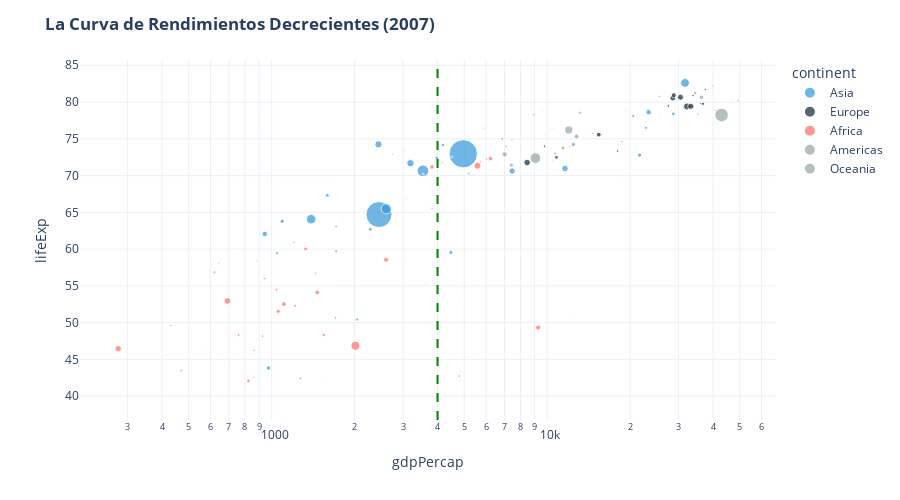

Write notebook code for a chart like this one.
### Markdown cell above
<h3>4. EL CLÍMAX</h3>
<div class="insight-box-highlight">
    💡 <b>El Hallazgo Clave (The Insight)</b>
    <br><br>
    Los datos revelan que no necesitamos ser "ricos" para ser "sanos". 
    <br>
    El punto de inflexión ocurre alrededor de los <b>$4,000 USD</b> per cápita. Pasado ese punto, la ganancia marginal en vida es mínima.
    El <b>80%</b> del progreso en salud ocurre en las etapas tempranas de desarrollo económico. 
    Esto cambia nuestra hipótesis inicial: no necesitamos esperar a ser Suiza para tener la salud de Suiza.
</div>

### Code cell
df_2007 = df[df['year'] == 2007]
fig_climax = px.scatter(
    df_2007, 
    x='gdpPercap', 
    y='lifeExp', 
    size='pop', 
    color='continent',
    log_x=True,
    hover_name='country',
    color_discrete_map={'Asia': colors['asia'], 'Europe': colors['europe'], 'Africa': colors['africa'], 'Americas': colors['americas'], 'Oceania': colors['oceania']}
)

# Add Threshold Line
fig_climax.add_vline(x=4000, line_width=2, line_dash="dash", line_color="green", annotation_text="Umbral de Eficiencia ($4k)", annotation_position="top right")

fig_climax.update_layout(
    title="<b>La Curva de Rendimientos Decrecientes (2007)</b>",
    template="plotly_white",
    height=500
)
fig_climax.show()

### Figure 1 — Plotly figure (JSON) as saved in the notebook; plotly's stock layout.template omitted (floating-point values rounded to 4 significant figures)
{"data": [{"hovertemplate": "<b>%{hovertext}</b><br><br>continent=Asia<br>gdpPercap=%{x}<br>lifeExp=%{y}<br>pop=%{marker.size}<extra></extra>", "hovertext": ["Afghanistan", "Bahrain", "Bangladesh", "Cambodia", "China", "Hong Kong China", "India", "Indonesia", "Iran", "Iraq", "Israel", "Japan", "Jordan", "Korea Dem. Rep.", "Korea Rep.", "Kuwait", "Lebanon", "Malaysia", "Mongolia", "Myanmar", "Nepal", "Oman", "Pakistan", "Philippines", "Saudi Arabia", "Singapore", "Sri Lanka", "Syria", "Taiwan", "Thailand", "Vietnam", "West Bank and Gaza", "Yemen Rep."], "legendgroup": "Asia", "marker": {"color": "#3498db", "size": [31889923, 708573, 150448339, 14131858, 1318683096, 6980412, 1110396331, 223547000, 69453570, 27499638, 6426679, 127467972, 6053193, 23301725, 49044790, 2505559, 3921278, 24821286, 2874127, 47761980, 28901790, 3204897, 169270617, 91077287, 27601038, 4553009, 20378239, 19314747, 23174294, 65068149, 85262356, 4018332, 22211743], "sizemode": "area", "sizeref": 3297000.0, "symbol": "circle"}, "mode": "markers", "name": "Asia", "orientation": "v", "showlegend": true, "type": "scatter", "x": [974.6, 29800.0, 1391.0, 1714.0, 4959.0, 39720.0, 2452.0, 3541.0, 11610.0, 4471.0, 25520.0, 31660.0, 4519.0, 1593.0, 23350.0, 47310.0, 10460.0, 12450.0, 3096.0, 944, 1091.0, 22320.0, 2606.0, 3190.0, 21650.0, 47140.0, 3970.0, 4185.0, 28720.0, 7458.0, 2442.0, 3025.0, 2281.0], "xaxis": "x", "y": [43.83, 75.64, 64.06, 59.72, 72.96, 82.21, 64.7, 70.65, 70.96, 59.55, 80.75, 82.6, 72.53, 67.3, 78.62, 77.59, 71.99, 74.24, 66.8, 62.07, 63.78, 75.64, 65.48, 71.69, 72.78, 79.97, 72.4, 74.14, 78.4, 70.62, 74.25, 73.42, 62.7], "yaxis": "y"}, {"hovertemplate": "<b>%{hovertext}</b><br><br>continent=Europe<br>gdpPercap=%{x}<br>lifeExp=%{y}<br>pop=%{marker.size}<extra></extra>", "hovertext": ["Albania", "Austria", "Belgium", "Bosnia and Herzegovina", "Bulgaria", "Croatia", "Czech Republic", "Denmark", "Finland", "France", "Germany", "Greece", "Hungary", "Iceland", "Ireland", "Italy", "Montenegro", "Netherlands", "Norway", "Poland", "Portugal", "Romania", "Serbia", "Slovak Republic", "Slovenia", "Spain", "Sweden", "Switzerland", "Turkey", "United Kingdom"], "legendgroup": "Europe", "marker": {"color": "#0f2537", "size": [3600523, 8199783, 10392226, 4552198, 7322858, 4493312, 10228744, 5468120, 5238460, 61083916, 82400996, 10706290, 9956108, 301931, 4109086, 58147733, 684736, 16570613, 4627926, 38518241, 10642836, 22276056, 10150265, 5447502, 2009245, 40448191, 9031088, 7554661, 71158647, 60776238], "sizemode": "area", "sizeref": 3297000.0, "symbol": "circle"}, "mode": "markers", "name": "Europe", "orientation": "v", "showlegend": true, "type": "scatter", "x": [5937.0, 36130.0, 33690.0, 7446.0, 10680.0, 14620.0, 22830.0, 35280.0, 33210.0, 30470.0, 32170.0, 27540.0, 18010.0, 36180.0, 40680.0, 28570.0, 9254.0, 36800.0, 49360.0, 15390.0, 20510.0, 10810.0, 9787.0, 18680.0, 25770.0, 28820.0, 33860.0, 37510.0, 8458.0, 33200.0], "xaxis": "x", "y": [76.42, 79.83, 79.44, 74.85, 73.0, 75.75, 76.49, 78.33, 79.31, 80.66, 79.41, 79.48, 73.34, 81.76, 78.89, 80.55, 74.54, 79.76, 80.2, 75.56, 78.1, 72.48, 74.0, 74.66, 77.93, 80.94, 80.88, 81.7, 71.78, 79.42], "yaxis": "y"}, {"hovertemplate": "<b>%{hovertext}</b><br><br>continent=Africa<br>gdpPercap=%{x}<br>lifeExp=%{y}<br>pop=%{marker.size}<extra></extra>", "hovertext": ["Algeria", "Angola", "Benin", "Botswana", "Burkina Faso", "Burundi", "Cameroon", "Central African Republic", "Chad", "Comoros", "Congo Dem. Rep.", "Congo Rep.", "Cote d'Ivoire", "Djibouti", "Egypt", "Equatorial Guinea", "Eritrea", "Ethiopia", "Gabon", "Gambia", "Ghana", "Guinea", "Guinea-Bissau", "Kenya", "Lesotho", "Liberia", "Libya", "Madagascar", "Malawi", "Mali", "Mauritania", "Mauritius", "Morocco", "Mozambique", "Namibia", "Niger", "Nigeria", "Reunion", "Rwanda", "Sao Tome and Principe", "Senegal", "Sierra Leone", "Somalia", "South Africa", "Sudan", "Swaziland", "Tanzania", "Togo", "Tunisia", "Uganda", "Zambia", "Zimbabwe"], "legendgroup": "Africa", "marker": {"color": "#ff6b6b", "size": [33333216, 12420476, 8078314, 1639131, 14326203, 8390505, 17696293, 4369038, 10238807, 710960, 64606759, 3800610, 18013409, 496374, 80264543, 551201, 4906585, 76511887, 1454867, 1688359, 22873338, 9947814, 1472041, 35610177, 2012649, 3193942, 6036914, 19167654, 13327079, 12031795, 3270065, 1250882, 33757175, 19951656, 2055080, 12894865, 135031164, 798094, 8860588, 199579, 12267493, 6144562, 9118773, 43997828, 42292929, 1133066, 38139640, 5701579, 10276158, 29170398, 11746035, 12311143], "sizemode": "area", "sizeref": 3297000.0, "symbol": "circle"}, "mode": "markers", "name": "Africa", "orientation": "v", "showlegend": true, "type": "scatter", "x": [6223.0, 4797.0, 1441.0, 12570.0, 1217.0, 430.1, 2042.0, 706.0, 1704.0, 986.1, 277.6, 3633.0, 1545.0, 2082.0, 5581.0, 12150.0, 641.4, 690.8, 13210.0, 752.7, 1328.0, 942.7, 579.2, 1463.0, 1569.0, 414.5, 12060.0, 1045.0, 759.3, 1043.0, 1803.0, 10960.0, 3820.0, 823.7, 4811.0, 619.7, 2014.0, 7670.0, 863.1, 1598.0, 1712.0, 862.5, 926.1, 9270.0, 2602.0, 4513.0, 1107.0, 883.0, 7093.0, 1056.0, 1271.0, 469.7], "xaxis": "x", "y": [72.3, 42.73, 56.73, 50.73, 52.3, 49.58, 50.43, 44.74, 50.65, 65.15, 46.46, 55.32, 48.33, 54.79, 71.34, 51.58, 58.04, 52.95, 56.73, 59.45, 60.02, 56.01, 46.39, 54.11, 42.59, 45.68, 73.95, 59.44, 48.3, 54.47, 64.16, 72.8, 71.16, 42.08, 52.91, 56.87, 46.86, 76.44, 46.24, 65.53, 63.06, 42.57, 48.16, 49.34, 58.56, 39.61, 52.52, 58.42, 73.92, 51.54, 42.38, 43.49], "yaxis": "y"}, {"hovertemplate": "<b>%{hovertext}</b><br><br>continent=Americas<br>gdpPercap=%{x}<br>lifeExp=%{y}<br>pop=%{marker.size}<extra></extra>", "hovertext": ["Argentina", "Bolivia", "Brazil", "Canada", "Chile", "Colombia", "Costa Rica", "Cuba", "Dominican Republic", "Ecuador", "El Salvador", "Guatemala", "Haiti", "Honduras", "Jamaica", "Mexico", "Nicaragua", "Panama", "Paraguay", "Peru", "Puerto Rico", "Trinidad and Tobago", "United States", "Uruguay", "Venezuela"], "legendgroup": "Americas", "marker": {"color": "#95a5a6", "size": [40301927, 9119152, 190010647, 33390141, 16284741, 44227550, 4133884, 11416987, 9319622, 13755680, 6939688, 12572928, 8502814, 7483763, 2780132, 108700891, 5675356, 3242173, 6667147, 28674757, 3942491, 1056608, 301139947, 3447496, 26084662], "sizemode": "area", "sizeref": 3297000.0, "symbol": "circle"}, "mode": "markers", "name": "Americas", "orientation": "v", "showlegend": true, "type": "scatter", "x": [12780.0, 3822.0, 9066.0, 36320.0, 13170.0, 7007.0, 9645.0, 8948.0, 6025.0, 6873.0, 5728.0, 5186.0, 1202.0, 3548.0, 7321.0, 11980.0, 2749.0, 9809.0, 4173.0, 7409.0, 19330.0, 18010.0, 42950.0, 10610.0, 11420.0], "xaxis": "x", "y": [75.32, 65.55, 72.39, 80.65, 78.55, 72.89, 78.78, 78.27, 72.23, 74.99, 71.88, 70.26, 60.92, 70.2, 72.57, 76.19, 72.9, 75.54, 71.75, 71.42, 78.75, 69.82, 78.24, 76.38, 73.75], "yaxis": "y"}, {"hovertemplate": "<b>%{hovertext}</b><br><br>continent=Oceania<br>gdpPercap=%{x}<br>lifeExp=%{y}<br>pop=%{marker.size}<extra></extra>", "hovertext": ["Australia", "New Zealand"], "legendgroup": "Oceania", "marker": {"color": "#95a5a6", "size": [20434176, 4115771], "sizemode": "area", "sizeref": 3297000.0, "symbol": "circle"}, "mode": "markers", "name": "Oceania", "orientation": "v", "showlegend": true, "type": "scatter", "x": [34440.0, 25190.0], "xaxis": "x", "y": [81.23, 80.2], "yaxis": "y"}], "layout": {"annotations": [{"showarrow": false, "text": "Umbral de Eficiencia ($4k)", "x": 4000, "xanchor": "left", "xref": "x", "y": 1, "yanchor": "top", "yref": "y domain"}], "height": 500, "legend": {"itemsizing": "constant", "title": {"text": "continent"}, "tracegroupgap": 0}, "margin": {"t": 60}, "shapes": [{"line": {"color": "green", "dash": "dash", "width": 2}, "type": "line", "x0": 4000, "x1": 4000, "xref": "x", "y0": 0, "y1": 1, "yref": "y domain"}], "title": {"text": "<b>La Curva de Rendimientos Decrecientes (2007)</b>"}, "xaxis": {"anchor": "y", "domain": [0, 1], "title": {"text": "gdpPercap"}, "type": "log"}, "yaxis": {"anchor": "x", "domain": [0, 1], "title": {"text": "lifeExp"}}}}
